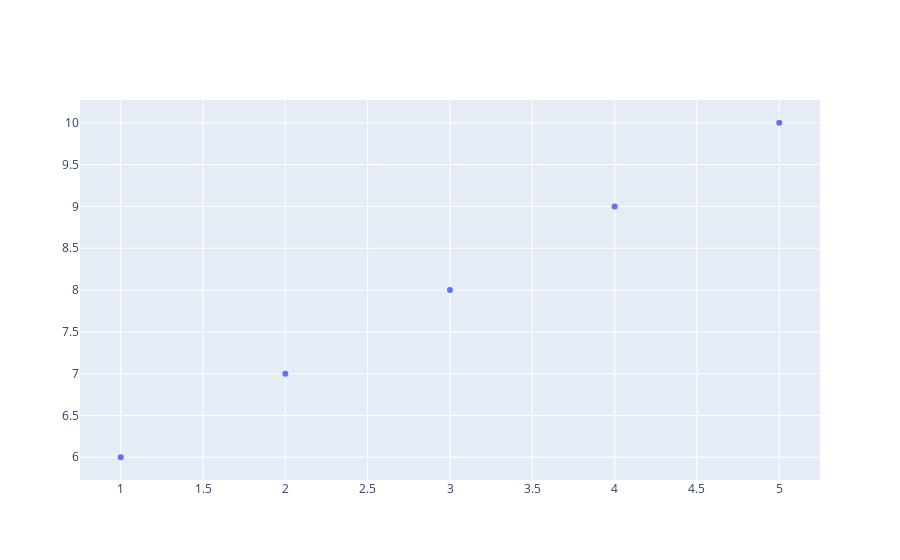

Notebook code for this chart:
### Code cell
# USING plotly.graph_objects

fig = go.Figure()
fig.add_trace(go.Scatter(x=[1,2,3,4,5],y=[6,7,8,9,10],mode="markers")) # Method to trace that is add the data.

### Figure 1 — Plotly figure (JSON) as saved in the notebook; plotly's stock layout.template omitted (floating-point values rounded to 4 significant figures)
{"data": [{"mode": "markers", "type": "scatter", "x": [1, 2, 3, 4, 5], "y": [6, 7, 8, 9, 10]}], "layout": {"autosize": true, "xaxis": {"autorange": true, "range": [0.7392, 5.261], "type": "linear"}, "yaxis": {"autorange": true, "range": [5.67, 10.33], "type": "linear"}}}
